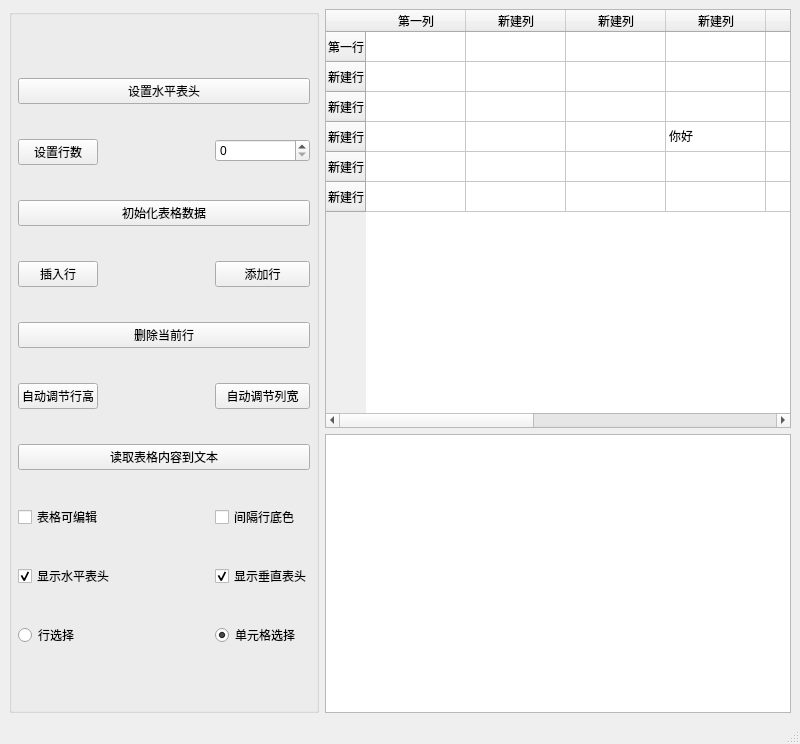
<?xml version="1.0" encoding="UTF-8"?>
<ui version="4.0">
 <class>MainWindow</class>
 <widget class="QMainWindow" name="MainWindow">
  <property name="geometry">
   <rect>
    <x>0</x>
    <y>0</y>
    <width>800</width>
    <height>744</height>
   </rect>
  </property>
  <property name="windowTitle">
   <string>MainWindow</string>
  </property>
  <widget class="QWidget" name="centralwidget">
   <layout class="QHBoxLayout" name="horizontalLayout" stretch="2,3">
    <item>
     <widget class="QGroupBox" name="groupBox">
      <property name="title">
       <string/>
      </property>
      <layout class="QFormLayout" name="formLayout">
       <property name="sizeConstraint">
        <enum>QLayout::SizeConstraint::SetDefaultConstraint</enum>
       </property>
       <property name="fieldGrowthPolicy">
        <enum>QFormLayout::FieldGrowthPolicy::AllNonFixedFieldsGrow</enum>
       </property>
       <property name="rowWrapPolicy">
        <enum>QFormLayout::RowWrapPolicy::WrapLongRows</enum>
       </property>
       <property name="labelAlignment">
        <set>Qt::AlignmentFlag::AlignLeading|Qt::AlignmentFlag::AlignLeft|Qt::AlignmentFlag::AlignVCenter</set>
       </property>
       <property name="formAlignment">
        <set>Qt::AlignmentFlag::AlignLeading|Qt::AlignmentFlag::AlignLeft|Qt::AlignmentFlag::AlignVCenter</set>
       </property>
       <property name="horizontalSpacing">
        <number>100</number>
       </property>
       <property name="verticalSpacing">
        <number>35</number>
       </property>
       <property name="leftMargin">
        <number>6</number>
       </property>
       <property name="topMargin">
        <number>6</number>
       </property>
       <property name="rightMargin">
        <number>6</number>
       </property>
       <property name="bottomMargin">
        <number>6</number>
       </property>
       <item row="2" column="0">
        <widget class="QPushButton" name="pushButton_2">
         <property name="sizePolicy">
          <sizepolicy hsizetype="Minimum" vsizetype="Fixed">
           <horstretch>0</horstretch>
           <verstretch>0</verstretch>
          </sizepolicy>
         </property>
         <property name="text">
          <string>设置行数</string>
         </property>
        </widget>
       </item>
       <item row="6" column="0">
        <widget class="QPushButton" name="pushButton_4">
         <property name="text">
          <string>插入行</string>
         </property>
        </widget>
       </item>
       <item row="4" column="0" colspan="2">
        <widget class="QPushButton" name="pushButton_3">
         <property name="text">
          <string>初始化表格数据</string>
         </property>
        </widget>
       </item>
       <item row="0" column="0" colspan="2">
        <widget class="QPushButton" name="pushButton">
         <property name="font">
          <font>
           <bold>false</bold>
          </font>
         </property>
         <property name="text">
          <string>设置水平表头</string>
         </property>
        </widget>
       </item>
       <item row="6" column="1">
        <widget class="QPushButton" name="pushButton_5">
         <property name="text">
          <string>添加行</string>
         </property>
        </widget>
       </item>
       <item row="7" column="0" colspan="2">
        <widget class="QPushButton" name="pushButton_6">
         <property name="text">
          <string>删除当前行</string>
         </property>
        </widget>
       </item>
       <item row="9" column="0">
        <widget class="QPushButton" name="pushButton_7">
         <property name="text">
          <string>自动调节行高</string>
         </property>
        </widget>
       </item>
       <item row="9" column="1">
        <widget class="QPushButton" name="pushButton_8">
         <property name="text">
          <string>自动调节列宽</string>
         </property>
        </widget>
       </item>
       <item row="10" column="0" colspan="2">
        <widget class="QPushButton" name="pushButton_9">
         <property name="text">
          <string>读取表格内容到文本</string>
         </property>
        </widget>
       </item>
       <item row="11" column="0">
        <widget class="QCheckBox" name="checkBox">
         <property name="text">
          <string>表格可编辑</string>
         </property>
         <property name="checked">
          <bool>false</bool>
         </property>
        </widget>
       </item>
       <item row="11" column="1">
        <widget class="QCheckBox" name="checkBox_2">
         <property name="text">
          <string>间隔行底色</string>
         </property>
        </widget>
       </item>
       <item row="13" column="0">
        <widget class="QCheckBox" name="checkBox_3">
         <property name="text">
          <string>显示水平表头</string>
         </property>
         <property name="checked">
          <bool>true</bool>
         </property>
        </widget>
       </item>
       <item row="13" column="1">
        <widget class="QCheckBox" name="checkBox_4">
         <property name="text">
          <string>显示垂直表头</string>
         </property>
         <property name="checked">
          <bool>true</bool>
         </property>
        </widget>
       </item>
       <item row="15" column="0">
        <widget class="QRadioButton" name="radioButton">
         <property name="text">
          <string>行选择</string>
         </property>
        </widget>
       </item>
       <item row="15" column="1">
        <widget class="QRadioButton" name="radioButton_2">
         <property name="text">
          <string>单元格选择</string>
         </property>
         <property name="checked">
          <bool>true</bool>
         </property>
        </widget>
       </item>
       <item row="2" column="1">
        <widget class="QSpinBox" name="spinBox"/>
       </item>
      </layout>
     </widget>
    </item>
    <item>
     <layout class="QVBoxLayout" name="verticalLayout" stretch="6,4">
      <item>
       <widget class="QTableWidget" name="tableWidget">
        <row>
         <property name="text">
          <string>第一行</string>
         </property>
        </row>
        <row>
         <property name="text">
          <string>新建行</string>
         </property>
        </row>
        <row>
         <property name="text">
          <string>新建行</string>
         </property>
        </row>
        <row>
         <property name="text">
          <string>新建行</string>
         </property>
        </row>
        <row>
         <property name="text">
          <string>新建行</string>
         </property>
        </row>
        <row>
         <property name="text">
          <string>新建行</string>
         </property>
        </row>
        <column>
         <property name="text">
          <string>第一列</string>
         </property>
        </column>
        <column>
         <property name="text">
          <string>新建列</string>
         </property>
        </column>
        <column>
         <property name="text">
          <string>新建列</string>
         </property>
        </column>
        <column>
         <property name="text">
          <string>新建列</string>
         </property>
        </column>
        <column>
         <property name="text">
          <string>新建列</string>
         </property>
        </column>
        <column>
         <property name="text">
          <string>新建列</string>
         </property>
        </column>
        <column>
         <property name="text">
          <string>新建列</string>
         </property>
        </column>
        <column>
         <property name="text">
          <string>新建列</string>
         </property>
        </column>
        <column>
         <property name="text">
          <string>新建列</string>
         </property>
        </column>
        <item row="3" column="3">
         <property name="text">
          <string>你好</string>
         </property>
        </item>
       </widget>
      </item>
      <item>
       <widget class="QPlainTextEdit" name="plainTextEdit"/>
      </item>
     </layout>
    </item>
   </layout>
  </widget>
  <widget class="QStatusBar" name="statusbar"/>
 </widget>
 <resources/>
 <connections>
  <connection>
   <sender>pushButton_7</sender>
   <signal>clicked()</signal>
   <receiver>tableWidget</receiver>
   <slot>resizeRowsToContents()</slot>
   <hints>
    <hint type="sourcelabel">
     <x>42</x>
     <y>427</y>
    </hint>
    <hint type="destinationlabel">
     <x>558</x>
     <y>219</y>
    </hint>
   </hints>
  </connection>
  <connection>
   <sender>pushButton_8</sender>
   <signal>clicked()</signal>
   <receiver>tableWidget</receiver>
   <slot>resizeColumnsToContents()</slot>
   <hints>
    <hint type="sourcelabel">
     <x>248</x>
     <y>427</y>
    </hint>
    <hint type="destinationlabel">
     <x>558</x>
     <y>219</y>
    </hint>
   </hints>
  </connection>
 </connections>
</ui>
